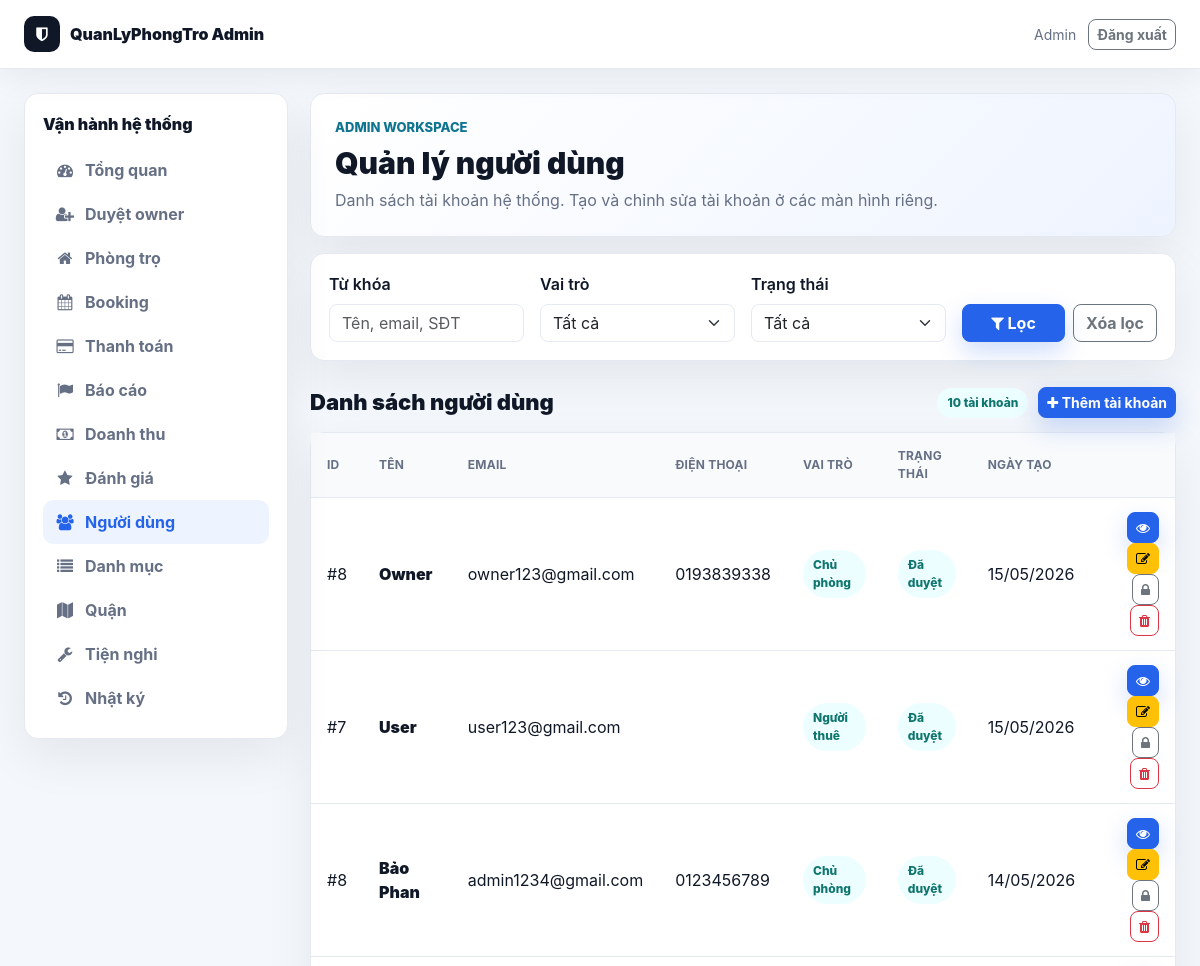
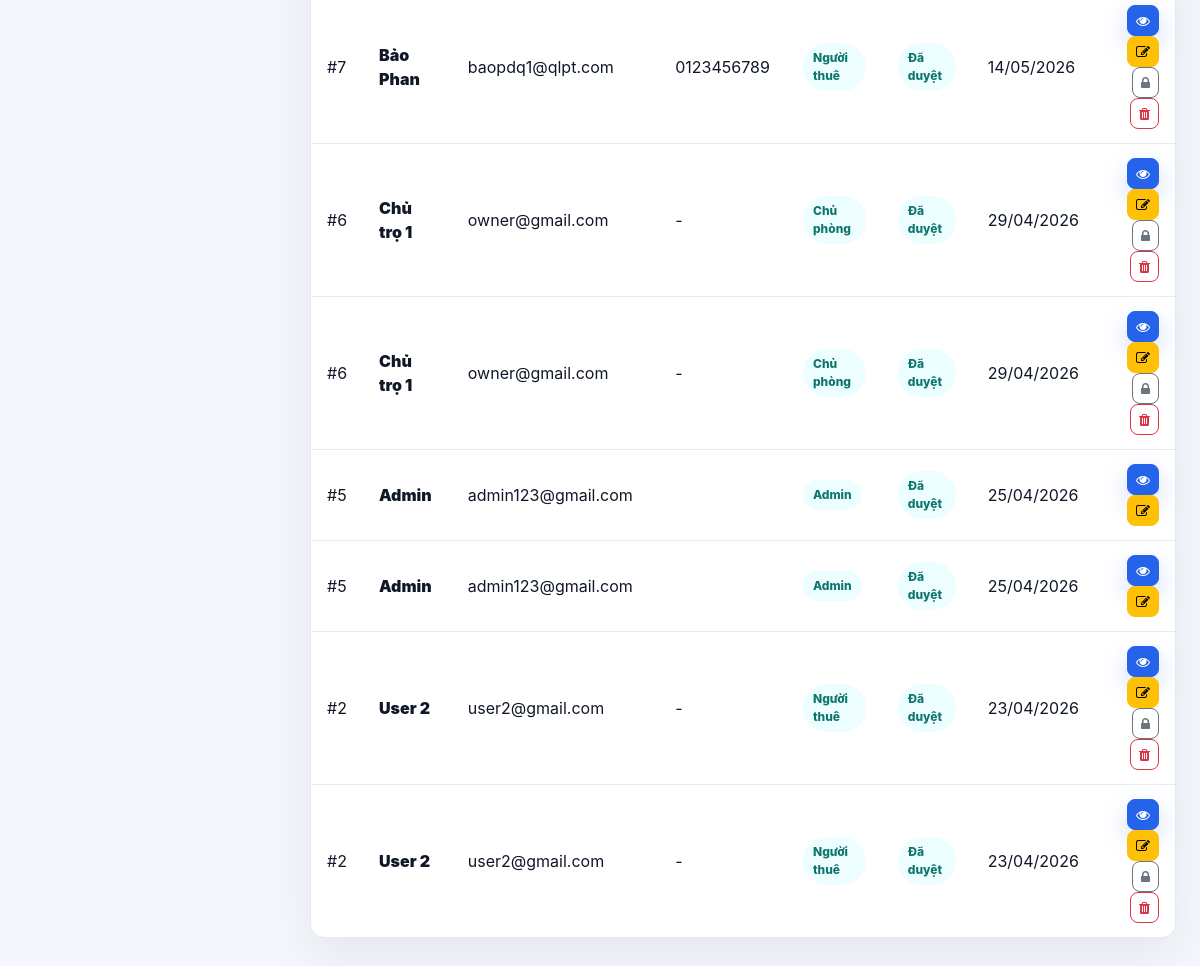
Screenshot of /public/admin/users.php (signed in) with the database file from the repository (2 pictures, top to bottom).
### tables this page shows
CREATE TABLE `users` (
  `id` int(11) NOT NULL,
  `name` varchar(100) DEFAULT NULL,
  `email` varchar(150) DEFAULT NULL,
  `password` varchar(255) DEFAULT NULL,
  `reset_token` varchar(64) DEFAULT NULL,
  `reset_expires` datetime DEFAULT NULL,
  `force_password_change` tinyint(1) NOT NULL DEFAULT 0,
  `phone` varchar(20) DEFAULT NULL,
  `avatar` varchar(255) DEFAULT NULL,
  `role` enum('user','owner','admin') DEFAULT 'user',
  `created_at` timestamp NOT NULL DEFAULT current_timestamp(),
  `status` varchar(20) DEFAULT 'pending',
  `approved_by` int(11) DEFAULT NULL,
  `approved_at` datetime DEFAULT NULL,
  `rejection_reason` text DEFAULT NULL,
  `address` text DEFAULT NULL,
  `idcard_number` varchar(50) DEFAULT NULL,
  `trust_score` int(11) NOT NULL DEFAULT 0,
  `admin_note` text DEFAULT NULL,
  `verified_at` datetime DEFAULT NULL,
  `id_card_front` varchar(255) DEFAULT NULL,
  `id_card_back` varchar(255) DEFAULT NULL,
  `bank_name` varchar(100) DEFAULT NULL,
  `bank_account_no` varchar(50) DEFAULT NULL,
  `bank_account_name` varchar(100) DEFAULT NULL,
  `notify_email` tinyint(1) DEFAULT 1,
  `notify_booking` tinyint(1) DEFAULT 1,
  `show_phone` tinyint(1) DEFAULT 1,
  `dark_mode` tinyint(1) DEFAULT 0
);

### app/controller/UserController.php (called while the page is built, shortened)
<?php
class UserController
{
    private $db;
    public function __construct($db, $activityLog = null)
    {
        $this->db = $db;
    }
    public function listUsers(): array
    {
        $page = max(1, (int)($_GET['page'] ?? 1));
        $role = $_GET['role'] ?? '';
        $status = $_GET['status'] ?? '';
        $search = trim((string)($_GET['search'] ?? ''));
        $limit = ITEMS_PER_PAGE;
        $offset = ($page - 1) * $limit;
        $whereParts = ['1=1'];
        $where = implode(' AND ', $whereParts);
        $total = (int)($this->db->getRow("SELECT COUNT(*) AS total FROM users WHERE {$where}")['total'] ?? 0);
        $totalPages = max(1, (int)ceil($total / $limit));
        $users = $this->db->getRows("SELECT * FROM users WHERE {$where} ORDER BY created_at DESC, id DESC LIMIT {$offset}, {$limit}");
        return [
            'users' => $users,
            'total' => $total,
            'page' => $page,
            'total_pages' => $totalPages,
            'role' => $role,
            'status' => $status,
            'search' => $search,
        ];
    }
}

### core/Database.php (called while the page is built, shortened)
<?php
class Database {
    private $conn;
    public function __construct($connection) {
        $this->conn = $connection;
    }
    public function getRow($sql) {
        $result = $this->conn->query($sql);
        if ($result && $result->num_rows > 0) {
            return $result->fetch_assoc();
        }
        return false;
    }
    public function getRows($sql) {
        $result = $this->conn->query($sql);
        if ($result && $result->num_rows > 0) {
            $rows = [];
            while ($row = $result->fetch_assoc()) {
                $rows[] = $row;
            }
            return $rows;
        }
        return [];
    }
}
?>

### public/admin/users.php (the view, shortened to what this page needs)
<?php
require_once __DIR__ . '/../admin_init.php';
require_once __DIR__ . '/layout.php';
$controller = new UserController($db, new ActivityLog($db));
$data = $controller->listUsers();
$adminId = (int)($_SESSION['user_id'] ?? 0);
?>
<div class="wb-card mb-3">
    <form method="GET" class="row g-3 align-items-end">
        <div class="col-md-3">
            <label class="form-label fw-semibold">Từ khóa</label>
            <input type="text" name="search" class="form-control" value="<?php echo admin_e($data['search']); ?>" placeholder="Tên, email, SĐT">
        </div>
        <div class="col-md-3">
            <label class="form-label fw-semibold">Vai trò</label>
            <select name="role" class="form-select">
                <option value="">Tất cả</option>
            </select>
        </div>
        <div class="col-md-3">
            <label class="form-label fw-semibold">Trạng thái</label>
            <select name="status" class="form-select">
                <option value="">Tất cả</option>
            </select>
        </div>
        <div class="col-md-3 d-flex gap-2">
            <button type="submit" class="btn btn-primary flex-fill"><i class="fa fa-filter"></i> Lọc</button>
            <a href="<?php echo ADMIN_URL; ?>users.php" class="btn btn-outline-secondary">Xóa lọc</a>
        </div>
    </form>
</div>
<div class="wb-section-head">
    <h2>Danh sách người dùng</h2>
    <div class="wb-actions">
        <span class="wb-pill"><?php echo (int)$data['total']; ?> tài khoản</span>
        <a href="<?php echo ADMIN_URL; ?>user_create.php" class="btn btn-primary btn-sm"><i class="fa fa-plus"></i> Thêm tài khoản</a>
    </div>
</div>
<div class="wb-table-card">
    <?php if (!empty($data['users'])): ?>
        <table class="wb-table">
            <thead>
                <tr>
                    <th>ID</th>
                    <th>Tên</th>
                    <th>Email</th>
                    <th>Điện thoại</th>
                    <th>Vai trò</th>
                    <th>Trạng thái</th>
                    <th>Ngày tạo</th>
                    <th></th>
                </tr>
            </thead>
            <tbody>
                <?php foreach ($data['users'] as $user): ?>
                    <?php $status = (string)($user['status'] ?? 'pending'); ?>
                    <tr>
                        <td>#<?php echo (int)$user['id']; ?></td>
                        <td class="wb-title"><?php echo admin_e($user['name'] ?? 'N/A'); ?></td>
                        <td><?php echo admin_e($user['email'] ?? 'N/A'); ?></td>
                        <td><?php echo admin_e($user['phone'] ?? '-'); ?></td>
                        <td><span class="wb-pill"><?php echo admin_status_label((string)($user['role'] ?? 'user')); ?></span></td>
                        <td><span class="wb-pill <?php echo admin_pill_class($status); ?>"><?php echo admin_status_label($status); ?></span></td>
                        <td><?php echo !empty($user['created_at']) ? date('d/m/Y', strtotime((string)$user['created_at'])) : ''; ?></td>
                        <td class="text-end">
                            <a href="<?php echo ADMIN_URL . 'user_detail.php?id=' . (int)$user['id']; ?>" class="btn btn-sm btn-primary"><i class="fa fa-eye"></i></a>
                            <a href="<?php echo ADMIN_URL . 'user_edit.php?id=' . (int)$user['id']; ?>" class="btn btn-sm btn-warning"><i class="fa fa-edit"></i></a>
                            <?php if ((int)$user['id'] !== $adminId): ?>
                                <?php if ($status === 'blocked'): ?>
                                    <form method="POST" class="d-inline">
                                        <?php echo Csrf::field('admin_user_action'); ?>
                                        <input type="hidden" name="action" value="status">
                                        <input type="hidden" name="status" value="approved">
                                        <input type="hidden" name="id" value="<?php echo (int)$user['id']; ?>">
                                        <button type="submit" class="btn btn-sm btn-success"><i class="fa fa-unlock"></i></button>
                                    </form>
                                <?php else: ?>
                                    <form method="POST" class="d-inline" onsubmit="return confirm('Khóa tài khoản này?');">
                                        <button type="submit" class="btn btn-sm btn-outline-secondary"><i class="fa fa-lock"></i></button>
                                    </form>
                                <?php endif; ?>
                                <form method="POST" class="d-inline" onsubmit="return confirm('Xóa tài khoản này?');">
                                    <button type="submit" class="btn btn-sm btn-outline-danger"><i class="fa fa-trash"></i></button>
                                </form>
                            <?php endif; ?>
                        </td>
                    </tr>
                <?php endforeach; ?>
            </tbody>
        </table>
    <?php else: ?>
        <div class="wb-empty">Không có tài khoản phù hợp bộ lọc.</div>
    <?php endif; ?>
</div>

### rows the page displays
users: id "8", name "Owner", email "owner123@gmail.com", phone "0193839338", role "Chủ phòng", created_at "15/05/2026"
users: id "7", name "User", email "user123@gmail.com", role "Người thuê", created_at "15/05/2026"
users: id "8", name "Bảo Phan", email "admin1234@gmail.com", phone "0123456789", role "Chủ phòng", created_at "14/05/2026"
users: id "7", name "Bảo Phan", email "baopdq1@qlpt.com", phone "0123456789", role "Người thuê", created_at "14/05/2026"
users: id "6", name "Chủ trọ 1", email "owner@gmail.com", phone "-", role "Chủ phòng", created_at "29/04/2026"
users: id "6", name "Chủ trọ 1", email "owner@gmail.com", phone "-", role "Chủ phòng", created_at "29/04/2026"
users: id "5", name "Admin", email "admin123@gmail.com", role "Admin", created_at "25/04/2026"
users: id "5", name "Admin", email "admin123@gmail.com", role "Admin", created_at "25/04/2026"
users: id "2", name "User 2", email "user2@gmail.com", phone "-", role "Người thuê", created_at "23/04/2026"
users: id "2", name "User 2", email "user2@gmail.com", phone "-", role "Người thuê", created_at "23/04/2026"

### other values shown
admin_e(admin_current_name()) "Admin"
admin_e($item['label']) "Tổng quan"
admin_e($item['label']) "Duyệt owner"
admin_e($item['label']) "Phòng trọ"
admin_e($item['label']) "Booking"
admin_e($item['label']) "Thanh toán"
admin_e($item['label']) "Báo cáo"
admin_e($item['label']) "Doanh thu"
admin_e($item['label']) "Đánh giá"
admin_e($item['label']) "Người dùng"
admin_e($item['label']) "Danh mục"
admin_e($item['label']) "Quận"
admin_e($item['label']) "Tiện nghi"
admin_e($item['label']) "Nhật ký"
admin_e($title) "Quản lý người dùng"
